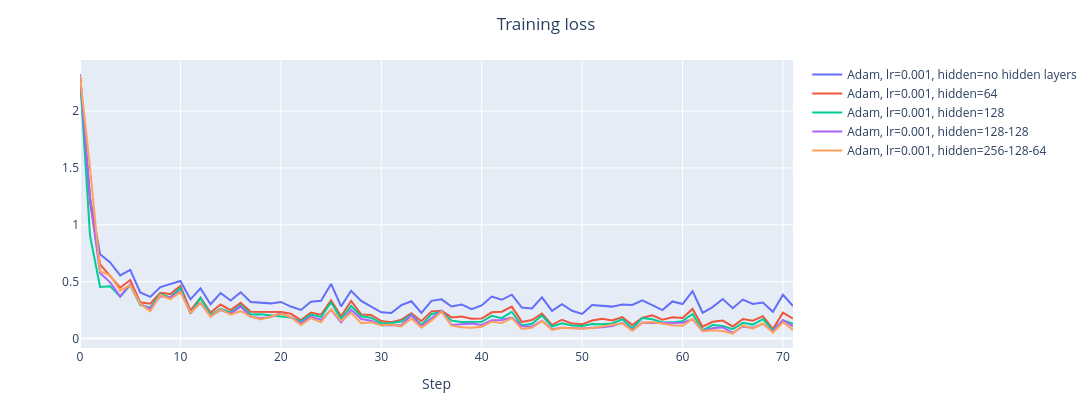
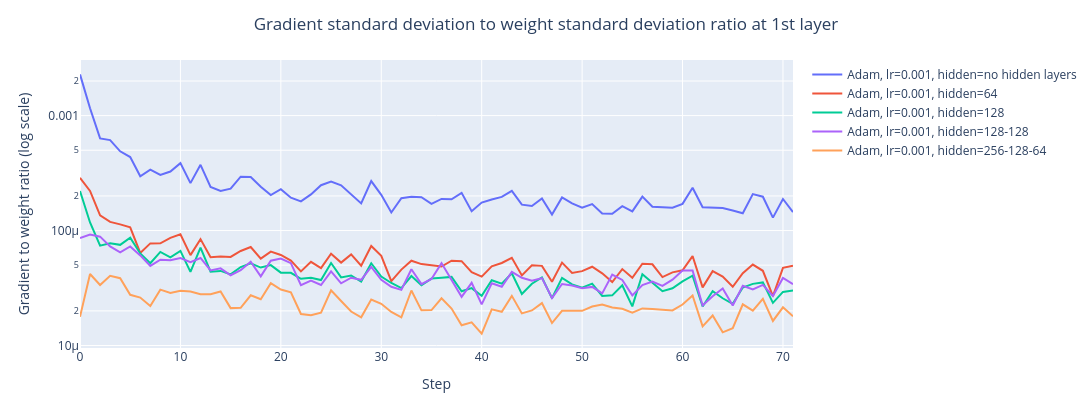
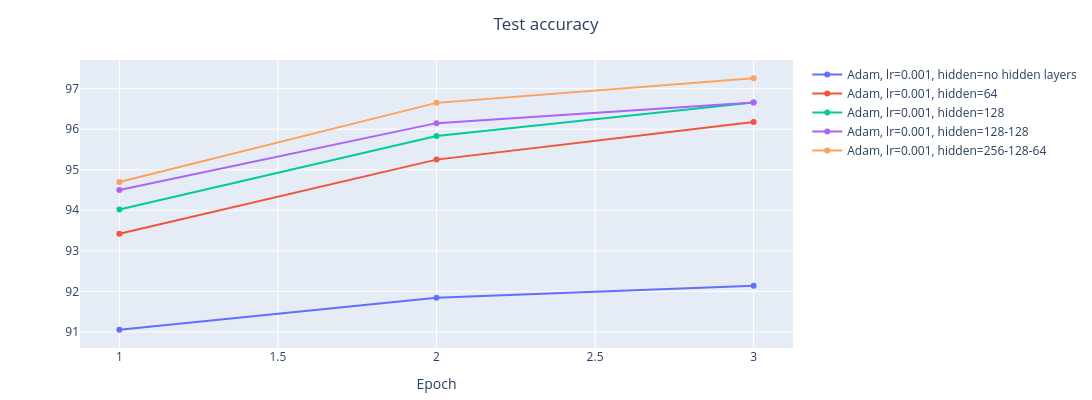

Here is the notebook cell these charts were saved with, in order:
### Markdown cell above
### 2. Liczba i szerokość warstw ukrytych

Przy stałym optymalizatorze Adam i learning rate `0.001` porównujemy listy warstw ukrytych: `[]`, `[64]`, `[128]`, `[128, 128]` oraz `[256, 128, 64]`. Pusta lista oznacza bezpośrednie połączenie `784 - 10`. Pozostałe listy badają szerokość i głębokość sieci.

### Code cell
architecture_comparison_visualizer = TrainingVisualizer(log_interval=log_interval)
architecture_comparison_results = []

for comparison_hidden_sizes in ([], [64], [128], [128, 128], [256, 128, 64]):
    architecture_comparison_results.append(
        run_comparison(
            comparison_hidden_sizes, "Adam", 1e-3,
            architecture_comparison_visualizer,
        )
    )

display(
    pd.DataFrame(architecture_comparison_results)
    .sort_values("final_accuracy_%", ascending=False)
    .reset_index(drop=True)
)
